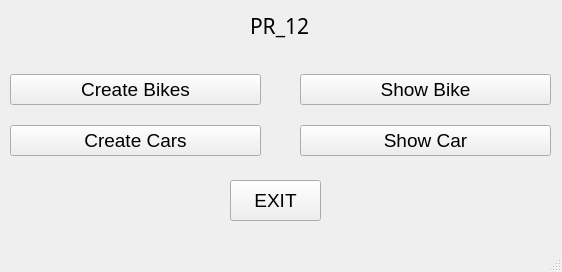
<?xml version="1.0" encoding="UTF-8"?>
<ui version="4.0">
 <class>MainWindow</class>
 <widget class="QMainWindow" name="MainWindow">
  <property name="geometry">
   <rect>
    <x>0</x>
    <y>0</y>
    <width>562</width>
    <height>272</height>
   </rect>
  </property>
  <property name="windowTitle">
   <string>MainWindow</string>
  </property>
  <property name="styleSheet">
   <string notr="true"/>
  </property>
  <widget class="QWidget" name="centralwidget">
   <widget class="QLabel" name="label">
    <property name="geometry">
     <rect>
      <x>250</x>
      <y>0</y>
      <width>71</width>
      <height>51</height>
     </rect>
    </property>
    <property name="font">
     <font>
      <family>Eras Demi ITC</family>
      <pointsize>16</pointsize>
     </font>
    </property>
    <property name="styleSheet">
     <string notr="true"/>
    </property>
    <property name="text">
     <string>PR_12</string>
    </property>
   </widget>
   <widget class="QPushButton" name="exitButton">
    <property name="geometry">
     <rect>
      <x>230</x>
      <y>180</y>
      <width>91</width>
      <height>41</height>
     </rect>
    </property>
    <property name="font">
     <font>
      <family>Arial</family>
      <pointsize>14</pointsize>
     </font>
    </property>
    <property name="styleSheet">
     <string notr="true"/>
    </property>
    <property name="text">
     <string>EXIT</string>
    </property>
   </widget>
   <widget class="QWidget" name="verticalLayoutWidget">
    <property name="geometry">
     <rect>
      <x>10</x>
      <y>60</y>
      <width>251</width>
      <height>111</height>
     </rect>
    </property>
    <property name="styleSheet">
     <string/>
    </property>
    <layout class="QVBoxLayout" name="verticalLayout">
     <item>
      <widget class="QPushButton" name="createBikeButton">
       <property name="font">
        <font>
         <family>Arial</family>
         <pointsize>14</pointsize>
        </font>
       </property>
       <property name="styleSheet">
        <string notr="true"/>
       </property>
       <property name="text">
        <string>Create Bikes</string>
       </property>
      </widget>
     </item>
     <item>
      <widget class="QPushButton" name="createCarButton">
       <property name="font">
        <font>
         <family>Arial</family>
         <pointsize>14</pointsize>
        </font>
       </property>
       <property name="styleSheet">
        <string notr="true"/>
       </property>
       <property name="text">
        <string>Create Cars</string>
       </property>
      </widget>
     </item>
    </layout>
   </widget>
   <widget class="QWidget" name="verticalLayoutWidget_2">
    <property name="geometry">
     <rect>
      <x>300</x>
      <y>60</y>
      <width>251</width>
      <height>111</height>
     </rect>
    </property>
    <layout class="QVBoxLayout" name="verticalLayout_2">
     <item>
      <widget class="QPushButton" name="showBikeButton">
       <property name="font">
        <font>
         <family>Arial</family>
         <pointsize>14</pointsize>
        </font>
       </property>
       <property name="styleSheet">
        <string notr="true"/>
       </property>
       <property name="text">
        <string>Show Bike</string>
       </property>
      </widget>
     </item>
     <item>
      <widget class="QPushButton" name="showCarButton">
       <property name="font">
        <font>
         <family>Arial</family>
         <pointsize>14</pointsize>
        </font>
       </property>
       <property name="styleSheet">
        <string notr="true"/>
       </property>
       <property name="text">
        <string>Show Car</string>
       </property>
      </widget>
     </item>
    </layout>
   </widget>
  </widget>
  <widget class="QMenuBar" name="menubar">
   <property name="geometry">
    <rect>
     <x>0</x>
     <y>0</y>
     <width>562</width>
     <height>22</height>
    </rect>
   </property>
  </widget>
  <widget class="QStatusBar" name="statusbar"/>
 </widget>
 <resources/>
 <connections/>
</ui>
